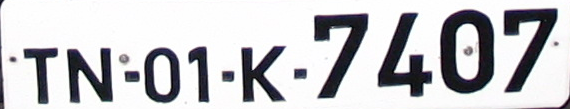
%> input picture SUPER CHALLENGE 3-4/Erick's Team - Licence Car Plate/Erick's Team - OCR Licence Car Plate Integrated/real12.bmp, 570 x 109 px
$ octave --eval "result = split(imread('../Erick''s Team - OCR Licence Car Plate Integrated/real12.bmp'));"   (GNU Octave 9; MATLAB toolbox functions it lacks are replaced by stand-ins)
%> lines starting %> are read from the running program, lines starting %| are printed output that depends on the picture; in (x1, y1, x2, y2) boxes, pixels count from 0 and x2, y2 are one past the last pixel; in counts of white or black regions, pixels touching at a corner belong together; the program's own positions count from 1
function I=split(a)
% a=imread('real12.bmp');
% imshow(a);
[r c p]=size(a);
%> r = 109; c = 570; p = 3
if p==3
    a=rgb2gray(a);
end
%   imshow(a);
% pixval on;
aaa=a;
% a=im2double(a);
for i=1:r
    for j=1:c
        dd=a(i,j);
        if dd >125
        Out(i,j)=255;
    else
        Out(i,j)=0;
    end

    end
end
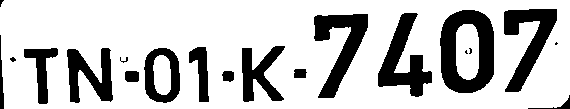
%> Out: size 109x570 double; 76.9% white; 20 black regions (5 under 20 px), largest, box (x1, y1, x2, y2) and area: (440, 10, 494, 93) 2748, (314, 14, 368, 98) 1981, (378, 13, 432, 97) 1955
a=Out;
% imshow(a);
% pixval on;
 b=im2bw(a);
c=imcomplement(b);
%> c: size 109x570 logical; 23.1% white; 20 white regions (5 under 20 px)
%   imshow(b);
[L num]=bwlabel(c);
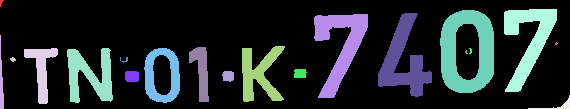
%> L: size 109x570 double; 21 distinct labels, from 0 to 20; one colour per label, 0 black
%> num = 20
STATS = regionprops(L,'all');
%> STATS = 20 regions; largest, box (x1, y1, x2, y2), Area, Centroid, MajorAxisLength, MinorAxisLength and Eccentricity: (440, 10, 494, 93) 2748 [467.8 52] 96.69 66.31 0.728, (314, 14, 368, 98) 1981 [341.1 46.2] 101 53 0.851, (378, 13, 432, 97) 1955 [404.4 61.7] 87.48 50.59 0.816
disp(num);
%| 20
% close all;

removed=0;
% [12 lines of commented-out code are left out]
    disp(num);
%| 20
    [L1 num1]=bwlabel(L);
%> num1 = 20

for i=1:num1
%  	figure
%
%  	imshow(L1==i);

end
%> this loop made 20 passes
  disp(num1);
%| 20
%   close all;

  [L2 num2]=bwlabel(L1);
%> num2 = 20
      STATS = regionprops(L1,'Area');
%> STATS = 20 regions; largest, Area: 2748, 1981, 1955, 1920, 1395

      Data=[];
		for i=1:num2
		Data1=STATS(i).Area

		Data=[Data Data1];

		end
%> this loop made 20 passes
%> (Data1, Data) on passes 1 to 12: (14, 14), (171, [14 171]), (20, [14 171 20]), (750, [14 171 20 750]), (1395, [14 171 20 750 1395]), (19, [14 171 20 750 1395 19]), (147, [14 171 20 750 1395 19 147]), (1062, [14 171 20 750 1395 19 147 1062]), (608, [14 171 20 750 1395 19 147 1062 608]), (110, [14 171 20 750 1395 19 147 1062 608 110]), (1221, [14 171 20 750 1395 19 147 1062 608 110 1221]), (107, [14 171 20 750 1395 19 147 1062 608 110 1221 107])
%> Data1 on passes 15 to 20: 2748, 7, 12, 1920, 105, 6
%> after the loop, Data = 20 values, max 2748 at index 15, min 6 at index 20, mean 717.9

        Data2=-sort(-Data);
%> Data2 = 20 values, max 2748 at index 1, min 6 at index 20, mean 717.9

%         Data3=Data2(1:9);
                Data3=Data2;
%> Data3 has the same summary as Data2

%         L = bwlabel(BW,4);
%         [r,c] = find(L == 2);

AreaData=min(Data3);
%> AreaData = 6
removed=0;
for i=1:num
dd=STATS(i).Area;
if dd < AreaData
  	L(L==i)=0;
	removed = removed + 1;
    num=num-1;
else
% imshow(L==i);
end


end
%> this loop made 20 passes
%> dd on passes 1 to 12: 14, 171, 20, 750, 1395, 19, 147, 1062, 608, 110, 1221, 107
%> after the loop, removed = 0
% [31 lines of commented-out code are left out]

 [L2 num2]=bwlabel(L);
 disp(num2);
%| 20

stats1 = regionprops(L2, 'Image'); % get image features
%> stats1 = 20 items
C = [];
str='.bmp';
for j=1:1:(num2)
    c = stats1(j);
    C{j} = [c.Image]; % sepreate diffrent objects into C cell array.
%     C{j} = imresize(C{j}, [45 24], 'bilinear'); % resize objects for SVM
    EE = imresize(C{j}, [45 24]);
%     figure;
% imshow(EE,[]);
    EE=imcomplement(EE);
%        imshow(EE,[]);
     C{j}=EE;
%     ee=uint8(EE);
    [r c]=size(EE);
    dd=zeros(r,c);

end
%> this loop made 20 passes
%> pass 1, in split, `EE = imresize(C{j}, [45 24]);`:
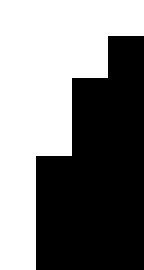
%> EE: size 45x24 logical (shown 6 times larger); 50% white; 1 white region, box (x1, y1, x2, y2) and area: (0, 0, 24, 45) 540
%> pass 2, in split, `EE = imresize(C{j}, [45 24]);`:
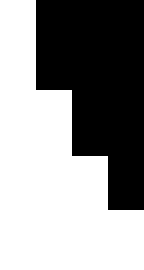
%> EE: size 45x24 logical (shown 6 times larger); 57.8% white; 1 black region, box (x1, y1, x2, y2) and area: (6, 0, 24, 35) 456
%> after the loop, C = 20 items
I=C;
%> I = 20 items
